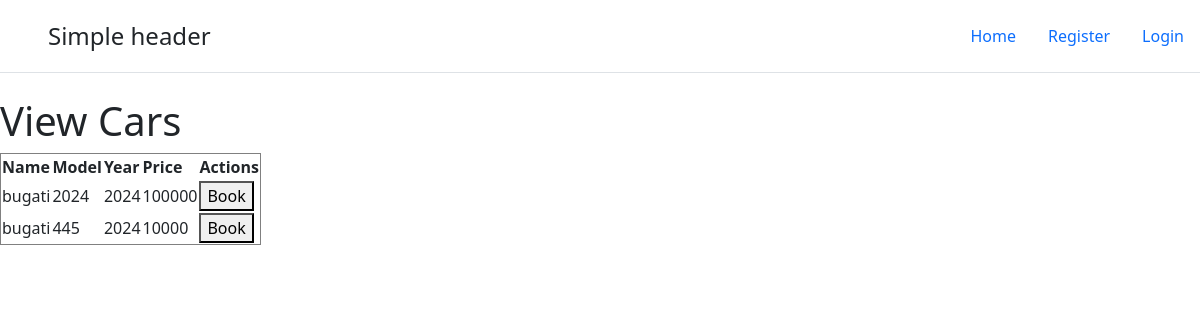
/, run on an earlier commit of the app's database.
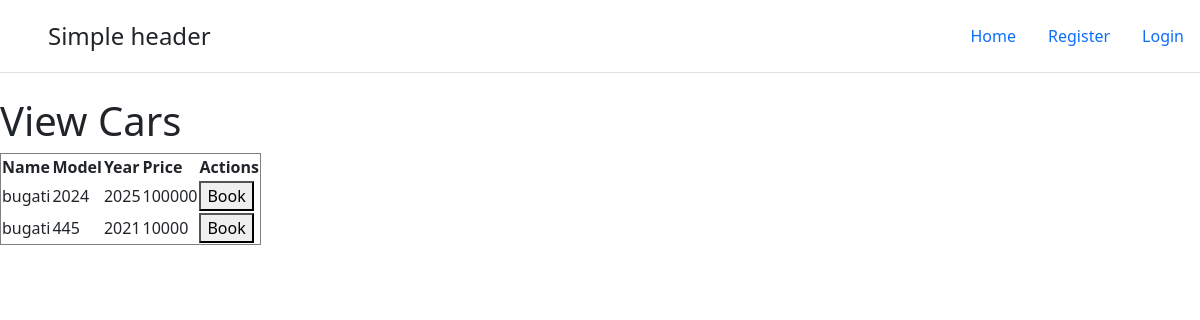
And on a later commit of the database.
### car_app/models.py (models this page shows, shortened)
class Car(models.Model):
    name = models.CharField(max_length=100)
    model = models.CharField(max_length=50)
    year = models.IntegerField()
    price = models.IntegerField()
    delete_flag = models.BooleanField(default=False)

### car_app/views.py (the view)
# urls.py: path("",v.index , name='home'),
def index(request):
    cars = Car.objects.filter(delete_flag=False)
    return render(request, 'index.html', {'cars': cars})

### car_app/templates/index.html (shortened to what this page needs)
<!DOCTYPE html>
<html lang="en">
  <head>
  </head>
  <body>
    {% include "includes/header.html" %}
    <h1>View Cars</h1>
    <table border="1">
      <tr>
        <th>Name</th>
        <th>Model</th>
        <th>Year</th>
        <th>Price</th>
        <th>Actions</th>
      </tr>
      {% for car in cars %}
      <tr>
        <td>{{ car.name }}</td>
        <td>{{ car.model }}</td>
        <td>{{ car.year }}</td>
        <td>{{ car.price }}</td>
        <td>
          <button class="bookcar-button" data-car-id="{{ car.id }}">
            Book
          </button>
        </td>
      </tr>
      {% endfor %}
    </table>
  </body>
</html>

What changed in the data, as far as the page shows it:
changed Car (number 1 of 2 on the later page): year "2024" → "2025"
changed Car (number 2 of 2 on the later page): year "2024" → "2021"
